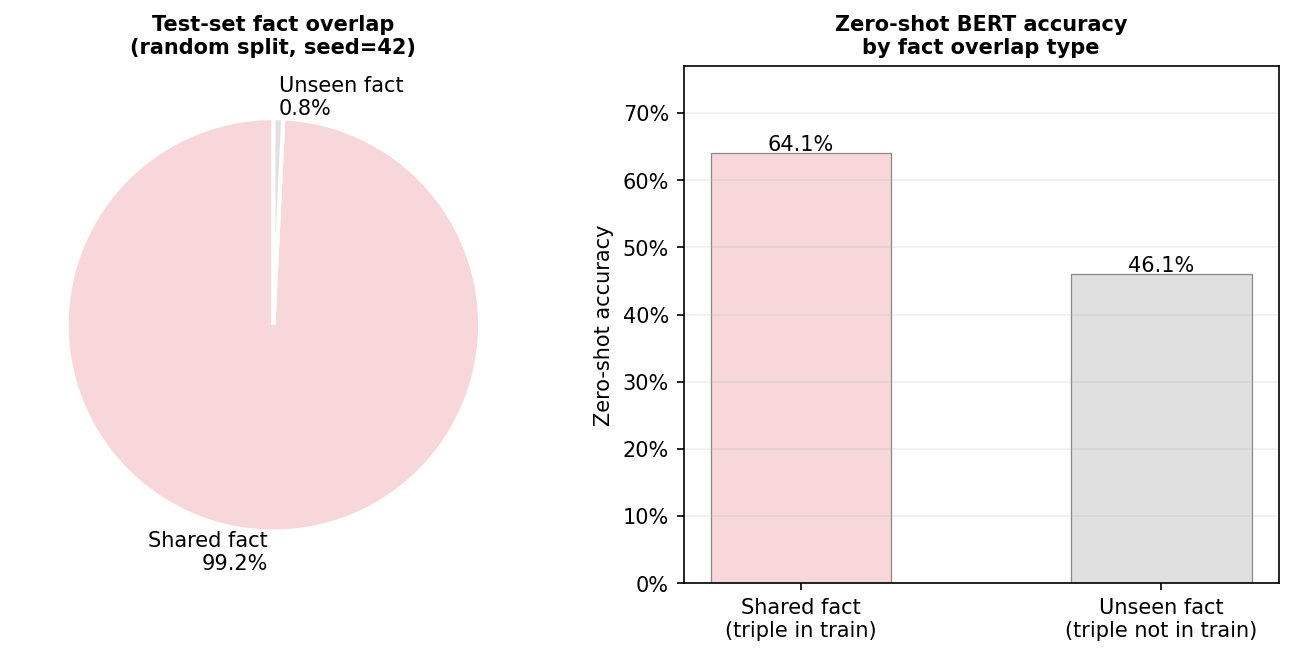

Write the Python code that produced this figure.
#!/usr/bin/env python3
"""
Analyzes fact leakage in the random train/test split and evaluates
zero-shot BERT accuracy on shared-fact vs. unseen-fact test examples.
"""
import json, glob, random
import numpy as np
import torch
import torch.nn.functional as F
import matplotlib.pyplot as plt
from collections import defaultdict
from transformers import BertTokenizerFast, BertForMaskedLM
from torch.utils.data import Dataset, DataLoader

LAMA_DIR  = "/Users/sttawm/dev/parameter-golf/embedding-loss/lama"
DATA_DIR  = f"{LAMA_DIR}/data"
MAX_LEN   = 128
BATCH     = 64
DEVICE    = "mps" if torch.backends.mps.is_available() else "cuda" if torch.cuda.is_available() else "cpu"

print("Loading tokenizer...")
tok = BertTokenizerFast.from_pretrained("bert-base-uncased")

# ── Load all examples with fact key ──────────────────────────────────────────
print("Loading data...")
all_examples = []
for path in glob.glob(f"{DATA_DIR}/*.jsonl"):
    with open(path) as f:
        for line in f:
            d = json.loads(line)
            if not d.get("evidences"): continue
            obj_label = d["obj_label"].strip()
            toks = tok.tokenize(obj_label)
            if len(toks) != 1: continue
            answer_id = tok.convert_tokens_to_ids(toks[0])
            key = (d["sub_uri"], d["predicate_id"], d["obj_uri"])
            sub, pred, obj = d["sub_label"], d["predicate_id"], d["obj_label"]
            for ev in d["evidences"]:
                s = ev.get("masked_sentence", "")
                if "[MASK]" in s:
                    all_examples.append({"sentence": s, "answer_id": answer_id,
                                         "answer": obj, "fact_key": key,
                                         "sub": sub, "pred": pred, "obj": obj})

print(f"  {len(all_examples):,} total examples, {len(set(e['fact_key'] for e in all_examples)):,} unique facts")

# ── Reproduce the random split (seed=42) ─────────────────────────────────────
random.seed(42); np.random.seed(42)
examples = all_examples.copy(); random.shuffle(examples)
n = int(len(examples) * 0.1)
test_ex  = examples[:n]
train_ex = examples[2*n:]
train_facts = set(e["fact_key"] for e in train_ex)

shared = [e for e in test_ex if e["fact_key"] in     train_facts]
unseen = [e for e in test_ex if e["fact_key"] not in train_facts]
print(f"\nTest split:  {len(test_ex):,} examples")
print(f"  shared fact (triple in train): {len(shared):,}  ({len(shared)/len(test_ex):.1%})")
print(f"  unseen fact:                   {len(unseen):,}  ({len(unseen)/len(test_ex):.1%})")

# ── Print example sentences for the same fact ─────────────────────────────────
print("\n── Example: same fact, different sentences ──────────────────────────────")
SHOW_PREDS = {"P36", "P17", "P131", "P19", "P495"}
shown = 0
fact_to_sents = defaultdict(list)
for e in all_examples:
    if e["pred"] in SHOW_PREDS:
        fact_to_sents[e["fact_key"]].append(e)

for key, exs in fact_to_sents.items():
    uniq = list({e["sentence"]: e for e in exs}.values())
    if len(uniq) >= 3 and shown < 4:
        e0 = uniq[0]
        print(f"\n  [{e0['pred']}]  {e0['sub']}  →  {e0['obj']}")
        for ex in uniq[:3]:
            print(f"    {ex['sentence'][:110]}")
        shown += 1

# ── Zero-shot BERT eval ───────────────────────────────────────────────────────
class LamaDL(Dataset):
    def __init__(self, ex):
        self.ex = ex
    def __len__(self): return len(self.ex)
    def __getitem__(self, i):
        e   = self.ex[i]
        enc = tok(e["sentence"], max_length=MAX_LEN, padding="max_length",
                  truncation=True, return_tensors="pt")
        ids = enc["input_ids"].squeeze(0)
        am  = enc["attention_mask"].squeeze(0)
        mp  = (ids == tok.mask_token_id).nonzero(as_tuple=True)[0]
        mp  = mp[0] if len(mp) > 0 else torch.tensor(0)
        return {"input_ids": ids, "attention_mask": am, "mask_pos": mp,
                "answer_id": torch.tensor(e["answer_id"], dtype=torch.long)}

@torch.no_grad()
def eval_acc(model, data):
    model.eval()
    dl = DataLoader(LamaDL(data), batch_size=BATCH, num_workers=0)
    correct, total = 0, 0
    for batch in dl:
        ids = batch["input_ids"].to(DEVICE)
        am  = batch["attention_mask"].to(DEVICE)
        mp  = batch["mask_pos"].to(DEVICE)
        ans = batch["answer_id"].to(DEVICE)
        out = model(input_ids=ids, attention_mask=am)
        B   = ids.shape[0]
        lat = out.logits[torch.arange(B), mp]
        correct += (lat.argmax(-1) == ans).sum().item()
        total   += B
    return correct / total

print("\nLoading BERT (zero-shot)...")
model = BertForMaskedLM.from_pretrained("bert-base-uncased").to(DEVICE)

# Sample to keep it fast
rng = random.Random(0)
shared_sample = rng.sample(shared, min(5000, len(shared)))
unseen_sample = unseen  # only 987, use all

print(f"Evaluating on {len(shared_sample):,} shared + {len(unseen_sample):,} unseen...")
acc_shared = eval_acc(model, shared_sample)
acc_unseen = eval_acc(model, unseen_sample)
print(f"  Zero-shot  shared: {acc_shared:.1%}")
print(f"  Zero-shot  unseen: {acc_unseen:.1%}")

# ── Plot ──────────────────────────────────────────────────────────────────────
fig, axes = plt.subplots(1, 2, figsize=(9, 4.5))
fig.patch.set_facecolor("white")

# Left: fact overlap pie
ax = axes[0]
ax.pie([len(shared), len(unseen)],
       labels=[f"Shared fact\n{len(shared)/len(test_ex):.1%}", f"Unseen fact\n{len(unseen)/len(test_ex):.1%}"],
       colors=["#f8d7da", "#e0e0e0"], startangle=90,
       wedgeprops=dict(edgecolor="white", linewidth=2),
       textprops=dict(fontsize=10))
ax.set_title("Test-set fact overlap\n(random split, seed=42)", fontsize=10, fontweight="bold")

# Right: zero-shot accuracy by split type
ax = axes[1]
bars = ax.bar([0, 1], [acc_shared, acc_unseen],
              color=["#f8d7da", "#e0e0e0"], edgecolor="#888",
              linewidth=0.6, width=0.5)
ax.set_xticks([0, 1])
ax.set_xticklabels(["Shared fact\n(triple in train)", "Unseen fact\n(triple not in train)"], fontsize=10)
ax.set_ylabel("Zero-shot accuracy", fontsize=10)
ax.set_title("Zero-shot BERT accuracy\nby fact overlap type", fontsize=10, fontweight="bold")
ax.yaxis.set_major_formatter(plt.FuncFormatter(lambda x, _: f"{x:.0%}"))
for i, v in enumerate([acc_shared, acc_unseen]):
    ax.text(i, v + 0.003, f"{v:.1%}", ha="center", fontsize=10)
ax.set_ylim(0, max(acc_shared, acc_unseen) * 1.2)
ax.grid(axis="y", alpha=0.2)

plt.tight_layout()
out = f"{LAMA_DIR}/fact_split_analysis.png"
plt.savefig(out, dpi=150, bbox_inches="tight")
print(f"\nSaved → {out}")
